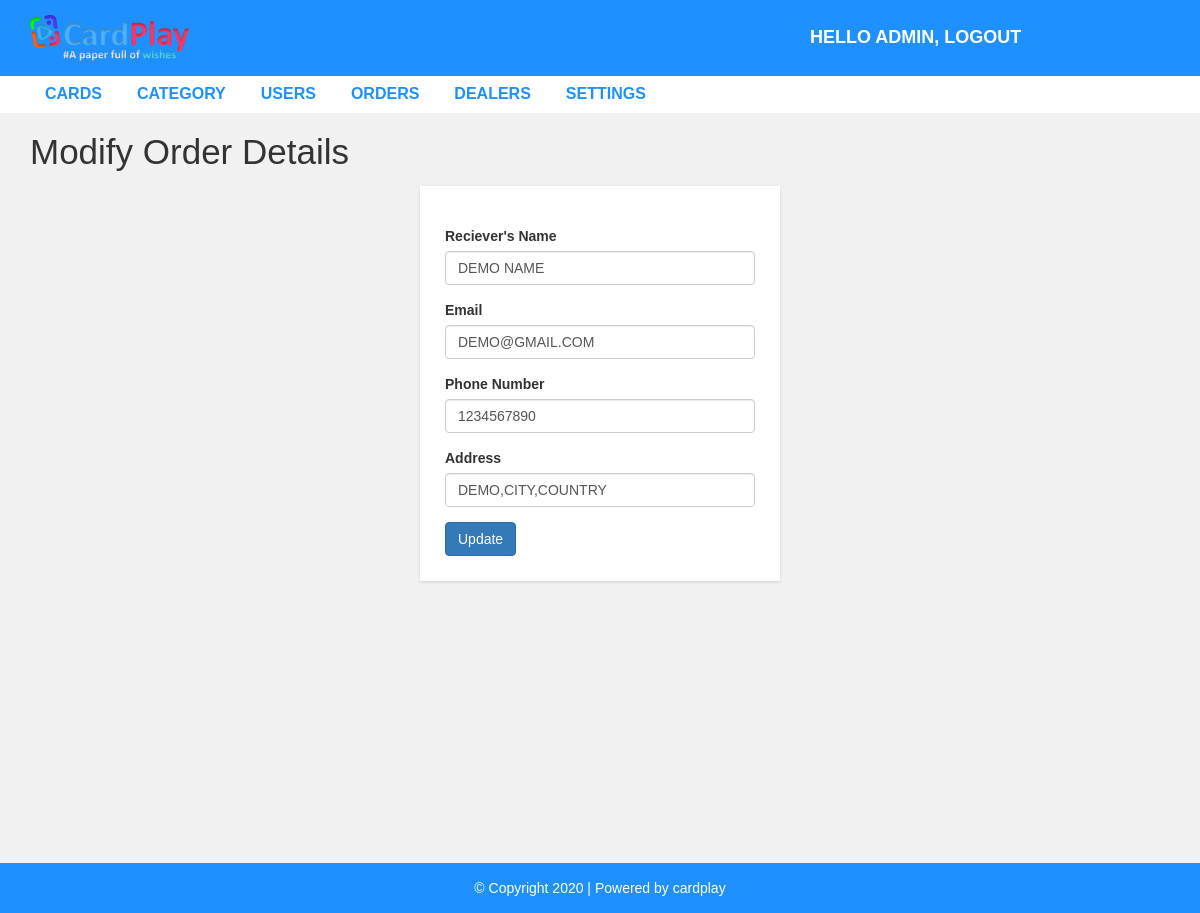
The app's page /admin/update-orders.php?id=21 (signed in) with its own data.
### tables this page shows
CREATE TABLE `settings` (
  `id` int(255) NOT NULL,
  `site_name` varchar(255) NOT NULL,
  `logo` varchar(255) NOT NULL,
  `site_description` varchar(255) NOT NULL,
  `contact` varchar(255) NOT NULL,
  `email` varchar(255) NOT NULL,
  `location` varchar(255) NOT NULL,
  `footer_description` varchar(255) NOT NULL
);

CREATE TABLE `orders` (
  `id` int(255) NOT NULL,
  `name` varchar(255) NOT NULL,
  `email` varchar(255) NOT NULL,
  `phone` varchar(255) NOT NULL,
  `address` varchar(255) NOT NULL,
  `paymode` varchar(255) NOT NULL,
  `products` varchar(255) NOT NULL,
  `ammount_paid` varchar(255) NOT NULL,
  `userid` int(255) NOT NULL
);

### admin/update-orders.php (the view, shortened to what this page needs)
<?php include "header.php";
?>
  <div id="admin-content">
      <div class="container">
          <div class="row">
              <div class="col-md-12">
                  <h1 class="admin-heading">Modify Order Details</h1>
              </div>
              <div class="col-md-offset-4 col-md-4">
                <?php
                include "includes/config.php";
                $order_id = $_GET['id'];
                $sql = "SELECT * FROM orders WHERE id = {$order_id}";
                $result = mysqli_query($conn, $sql) or die("Query Failed.");
                if(mysqli_num_rows($result) > 0){
                  while($row = mysqli_fetch_assoc($result)){
                ?>
                  <form  action="<?php $_SERVER['PHP_SELF']; ?>" method ="POST">
                      <div class="form-group">
                          <label>Reciever's Name</label>
                          <input type="text" name="name" class="form-control" value="<?php echo $row['name'];  ?>" required>
                      </div>
                      <div class="form-group">
                          <label>Email</label>
                          <input type="text" name="email" class="form-control" value="<?php echo $row['email'];  ?>" required>
                      </div>
                      <div class="form-group">
                          <label>Phone Number</label>
                          <input type="text" name="phone" class="form-control" value="<?php echo $row['phone'];  ?>" placeholder="" required>
                      </div>
                      <div class="form-group">
                          <label>Address</label>
                          <input type="text" name="address" class="form-control" value="<?php echo $row['address'];  ?>" placeholder="" required>
                      </div>
                      <input type="submit" name="submit" class="btn btn-primary" value="Update" required />
                  </form>
                  <?php
                }
              }
                   ?>
              </div>
          </div>
      </div>
  </div>
<?php include "footer.php"; ?>

### admin/header.php (shortened to what this page needs)
<!DOCTYPE html>
<html lang="en">
    <head>
        <link rel="stylesheet" href="css/bootstrap.min.css" />
        <link rel="stylesheet" href="css/font-awesome.css">
        <link rel="stylesheet" href="css/style.css">
    </head>
    <body>
        <div id="header-admin">
            <div class="container">
                <div class="row">
                    <?php
                    include "includes/config.php";
                    $query = "SELECT * FROM settings";
                    $queryfire = mysqli_query($conn, $query) or die("Query Failed.");
                    if(mysqli_num_rows($queryfire) > 0){
                      while($row = mysqli_fetch_assoc($queryfire)) {
                    ?>
                    <div class="col-md-2">
                        <a href="cards.php"><img class="logo" src="images/<?php echo $row['logo'];?>"></a>
                    </div>
                    <?php
                            }
                        }
                    ?>
                    <div class="col-md-offset-6  col-md-4">
                        <a href="logout.php" class="admin-logout">Hello <?php echo $_SESSION["username"]; ?>, logout</a>
                    </div>
                </div>
            </div>
        </div>
        <div id="admin-menubar">
            <div class="container">
                <div class="row">
                    <div class="col-md-12">
                       <ul class="admin-menu">
                            <li>
                                <a href="cards.php">Cards</a>
                            </li>
                            <?php
                              if($_SESSION["user_role"] == '1'){
                            ?>
                            <li>
                                <a href="category.php">Category</a>
                            </li>
                            <li>
                                <a href="users.php">Users</a>
                            </li>
                            <li>
                                <a href="orders.php">Orders</a>
                            </li>
                            <li>
                                <a href="dealers.php">Dealers</a>
                            </li>
                            <li>
                                <a href="settings.php">Settings</a>
                            </li>
                            <?php
                              }
                            ?>
                        </ul>
                    </div>
                </div>
            </div>
        </div>

### admin/css/style.css (style rules this page uses)
body { background: #f1f1f1; font-family: sans-serif,arial,Helvetica; }
a, a:hover, a:focus { text-decoration: none; outline: none; }
ul { margin:0; padding:0; list-style:none; }
img.logo { width: 100%; height: auto; display: block; }
#header-admin { background-color: #1E90FF; padding: 15px 0; }
#header-admin .admin-logout { margin: 10px 0; color: #fff; font-size: 18px; font-weight: 600; text-transform: uppercase; display: inline-block; }
#admin-menubar { background-color: #fff; }
#admin-menubar .admin-menu { font-size: 0; }
#admin-menubar .admin-menu li { display: inline-block; margin: 0 5px 0 0; }
#admin-menubar .admin-menu li a { color: #1E90FF; font-size: 16px; font-weight: 600; text-transform: uppercase; padding: 7px 15px; display: block; transition: all 0.3s; }
#admin-content { padding: 20px 0; min-height: 750px; }
#admin-content .admin-heading { font-size: 35px; margin: 0 0 15px; }
form { background: #fff; padding: 25px; box-shadow:0 1px 3px rgba(0, 0, 0, 0.13); }

### records on screen
settings: logo (picture)
orders: name "DEMO NAME", email "DEMO@GMAIL.COM", phone "1234567890", address "DEMO,CITY,COUNTRY"

### other values on screen
$_SESSION["username"] "ADMIN"
